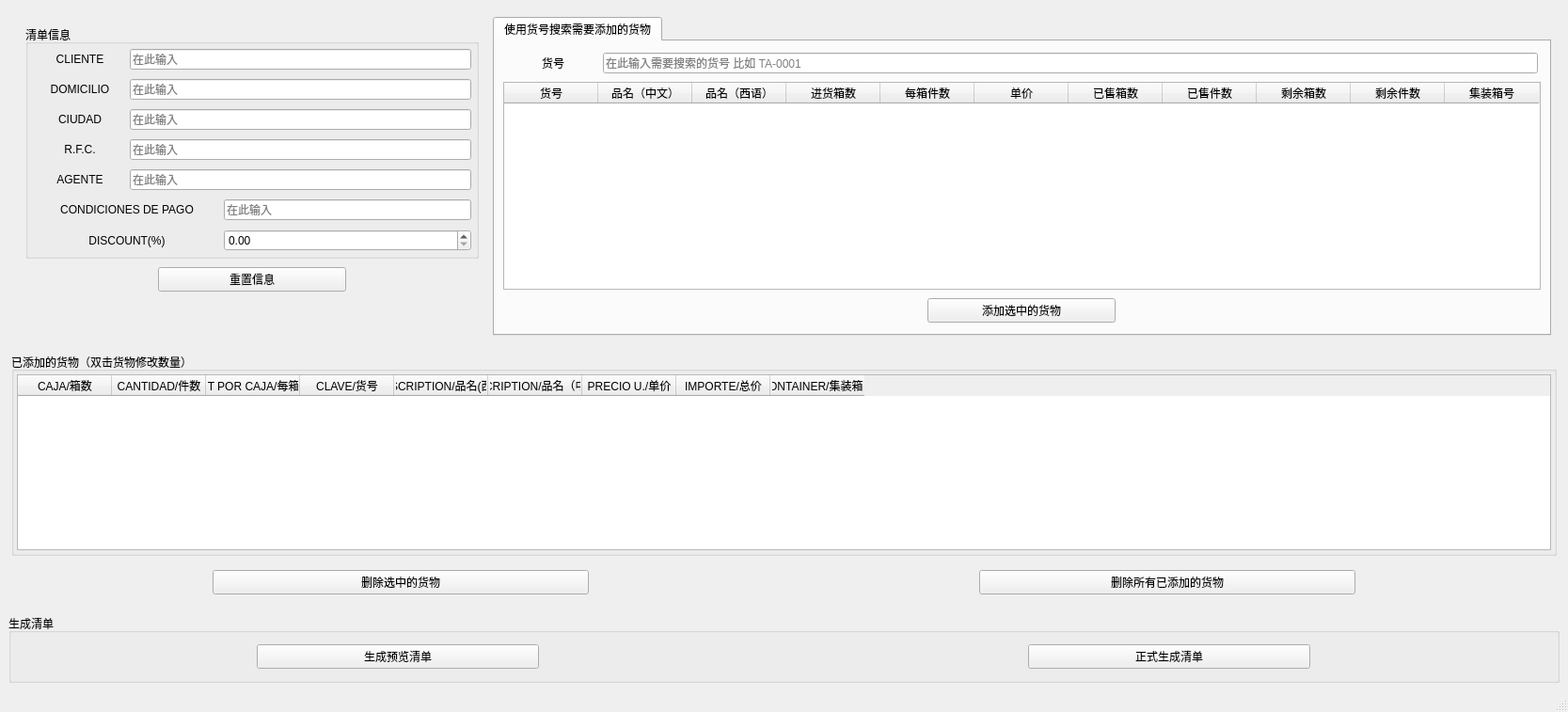
<?xml version="1.0" encoding="UTF-8"?>
<ui version="4.0">
 <class>CreateListWin</class>
 <widget class="QMainWindow" name="CreateListWin">
  <property name="geometry">
   <rect>
    <x>0</x>
    <y>0</y>
    <width>1667</width>
    <height>757</height>
   </rect>
  </property>
  <property name="windowTitle">
   <string>MainWindow</string>
  </property>
  <widget class="QWidget" name="centralwidget">
   <layout class="QVBoxLayout" name="verticalLayout_3">
    <item>
     <widget class="QWidget" name="widget_2" native="true">
      <layout class="QHBoxLayout" name="horizontalLayout_7">
       <item>
        <widget class="QWidget" name="widget_9" native="true">
         <property name="maximumSize">
          <size>
           <width>500</width>
           <height>16777215</height>
          </size>
         </property>
         <layout class="QVBoxLayout" name="verticalLayout">
          <item>
           <widget class="QGroupBox" name="client_info_GB">
            <property name="title">
             <string>清单信息</string>
            </property>
            <layout class="QVBoxLayout" name="verticalLayout_2">
             <property name="spacing">
              <number>10</number>
             </property>
             <property name="leftMargin">
              <number>5</number>
             </property>
             <property name="topMargin">
              <number>5</number>
             </property>
             <property name="rightMargin">
              <number>5</number>
             </property>
             <property name="bottomMargin">
              <number>5</number>
             </property>
             <item>
              <widget class="QWidget" name="CLIENTE_Container" native="true">
               <layout class="QHBoxLayout" name="horizontalLayout">
                <property name="spacing">
                 <number>3</number>
                </property>
                <property name="leftMargin">
                 <number>0</number>
                </property>
                <property name="topMargin">
                 <number>0</number>
                </property>
                <property name="rightMargin">
                 <number>0</number>
                </property>
                <property name="bottomMargin">
                 <number>0</number>
                </property>
                <item>
                 <widget class="QLabel" name="CLIENTE_label">
                  <property name="minimumSize">
                   <size>
                    <width>100</width>
                    <height>0</height>
                   </size>
                  </property>
                  <property name="text">
                   <string>CLIENTE</string>
                  </property>
                  <property name="alignment">
                   <set>Qt::AlignCenter</set>
                  </property>
                 </widget>
                </item>
                <item>
                 <widget class="QLineEdit" name="CLIENTE_LE">
                  <property name="text">
                   <string/>
                  </property>
                  <property name="placeholderText">
                   <string>在此输入</string>
                  </property>
                 </widget>
                </item>
               </layout>
              </widget>
             </item>
             <item>
              <widget class="QWidget" name="CLIENTE_Container_2" native="true">
               <layout class="QHBoxLayout" name="horizontalLayout_2">
                <property name="spacing">
                 <number>3</number>
                </property>
                <property name="leftMargin">
                 <number>0</number>
                </property>
                <property name="topMargin">
                 <number>0</number>
                </property>
                <property name="rightMargin">
                 <number>0</number>
                </property>
                <property name="bottomMargin">
                 <number>0</number>
                </property>
                <item>
                 <widget class="QLabel" name="DOMICILIO_label">
                  <property name="minimumSize">
                   <size>
                    <width>100</width>
                    <height>0</height>
                   </size>
                  </property>
                  <property name="text">
                   <string>DOMICILIO</string>
                  </property>
                  <property name="alignment">
                   <set>Qt::AlignCenter</set>
                  </property>
                 </widget>
                </item>
                <item>
                 <widget class="QLineEdit" name="DOMICILIO_LE">
                  <property name="text">
                   <string/>
                  </property>
                  <property name="placeholderText">
                   <string>在此输入</string>
                  </property>
                 </widget>
                </item>
               </layout>
              </widget>
             </item>
             <item>
              <widget class="QWidget" name="CLIENTE_Container_3" native="true">
               <layout class="QHBoxLayout" name="horizontalLayout_3">
                <property name="spacing">
                 <number>3</number>
                </property>
                <property name="leftMargin">
                 <number>0</number>
                </property>
                <property name="topMargin">
                 <number>0</number>
                </property>
                <property name="rightMargin">
                 <number>0</number>
                </property>
                <property name="bottomMargin">
                 <number>0</number>
                </property>
                <item>
                 <widget class="QLabel" name="CIUDAD_label">
                  <property name="minimumSize">
                   <size>
                    <width>100</width>
                    <height>0</height>
                   </size>
                  </property>
                  <property name="text">
                   <string>CIUDAD</string>
                  </property>
                  <property name="alignment">
                   <set>Qt::AlignCenter</set>
                  </property>
                 </widget>
                </item>
                <item>
                 <widget class="QLineEdit" name="CIUDAD_LE">
                  <property name="text">
                   <string/>
                  </property>
                  <property name="placeholderText">
                   <string>在此输入</string>
                  </property>
                 </widget>
                </item>
               </layout>
              </widget>
             </item>
             <item>
              <widget class="QWidget" name="CLIENTE_Container_4" native="true">
               <layout class="QHBoxLayout" name="horizontalLayout_4">
                <property name="spacing">
                 <number>3</number>
                </property>
                <property name="leftMargin">
                 <number>0</number>
                </property>
                <property name="topMargin">
                 <number>0</number>
                </property>
                <property name="rightMargin">
                 <number>0</number>
                </property>
                <property name="bottomMargin">
                 <number>0</number>
                </property>
                <item>
                 <widget class="QLabel" name="RFC_label">
                  <property name="minimumSize">
                   <size>
                    <width>100</width>
                    <height>0</height>
                   </size>
                  </property>
                  <property name="text">
                   <string>R.F.C.</string>
                  </property>
                  <property name="alignment">
                   <set>Qt::AlignCenter</set>
                  </property>
                 </widget>
                </item>
                <item>
                 <widget class="QLineEdit" name="RFC_LE">
                  <property name="text">
                   <string/>
                  </property>
                  <property name="placeholderText">
                   <string>在此输入</string>
                  </property>
                 </widget>
                </item>
               </layout>
              </widget>
             </item>
             <item>
              <widget class="QWidget" name="CLIENTE_Container_5" native="true">
               <layout class="QHBoxLayout" name="horizontalLayout_5">
                <property name="spacing">
                 <number>3</number>
                </property>
                <property name="leftMargin">
                 <number>0</number>
                </property>
                <property name="topMargin">
                 <number>0</number>
                </property>
                <property name="rightMargin">
                 <number>0</number>
                </property>
                <property name="bottomMargin">
                 <number>0</number>
                </property>
                <item>
                 <widget class="QLabel" name="AGENTE_label">
                  <property name="minimumSize">
                   <size>
                    <width>100</width>
                    <height>0</height>
                   </size>
                  </property>
                  <property name="text">
                   <string>AGENTE</string>
                  </property>
                  <property name="alignment">
                   <set>Qt::AlignCenter</set>
                  </property>
                 </widget>
                </item>
                <item>
                 <widget class="QLineEdit" name="AGENTE_LE">
                  <property name="text">
                   <string/>
                  </property>
                  <property name="placeholderText">
                   <string>在此输入</string>
                  </property>
                 </widget>
                </item>
               </layout>
              </widget>
             </item>
             <item>
              <widget class="QWidget" name="CLIENTE_Container_8" native="true">
               <layout class="QHBoxLayout" name="horizontalLayout_8">
                <property name="spacing">
                 <number>3</number>
                </property>
                <property name="leftMargin">
                 <number>0</number>
                </property>
                <property name="topMargin">
                 <number>0</number>
                </property>
                <property name="rightMargin">
                 <number>0</number>
                </property>
                <property name="bottomMargin">
                 <number>0</number>
                </property>
                <item>
                 <widget class="QLabel" name="CONDICIONES_label">
                  <property name="minimumSize">
                   <size>
                    <width>200</width>
                    <height>0</height>
                   </size>
                  </property>
                  <property name="maximumSize">
                   <size>
                    <width>200</width>
                    <height>16777215</height>
                   </size>
                  </property>
                  <property name="text">
                   <string>CONDICIONES DE PAGO</string>
                  </property>
                  <property name="alignment">
                   <set>Qt::AlignCenter</set>
                  </property>
                 </widget>
                </item>
                <item>
                 <widget class="QLineEdit" name="CONDICIONES_LE">
                  <property name="text">
                   <string/>
                  </property>
                  <property name="placeholderText">
                   <string>在此输入</string>
                  </property>
                 </widget>
                </item>
               </layout>
              </widget>
             </item>
             <item>
              <widget class="QWidget" name="CLIENTE_Container_10" native="true">
               <layout class="QHBoxLayout" name="horizontalLayout_17">
                <property name="spacing">
                 <number>3</number>
                </property>
                <property name="leftMargin">
                 <number>0</number>
                </property>
                <property name="topMargin">
                 <number>0</number>
                </property>
                <property name="rightMargin">
                 <number>0</number>
                </property>
                <property name="bottomMargin">
                 <number>0</number>
                </property>
                <item>
                 <widget class="QLabel" name="discount_label">
                  <property name="minimumSize">
                   <size>
                    <width>200</width>
                    <height>0</height>
                   </size>
                  </property>
                  <property name="maximumSize">
                   <size>
                    <width>200</width>
                    <height>16777215</height>
                   </size>
                  </property>
                  <property name="text">
                   <string>DISCOUNT(%)</string>
                  </property>
                  <property name="alignment">
                   <set>Qt::AlignCenter</set>
                  </property>
                 </widget>
                </item>
                <item>
                 <widget class="QDoubleSpinBox" name="discount_SB">
                  <property name="decimals">
                   <number>2</number>
                  </property>
                  <property name="maximum">
                   <double>100.000000000000000</double>
                  </property>
                  <property name="singleStep">
                   <double>1.000000000000000</double>
                  </property>
                 </widget>
                </item>
               </layout>
              </widget>
             </item>
            </layout>
           </widget>
          </item>
          <item>
           <widget class="QWidget" name="widget" native="true">
            <layout class="QHBoxLayout" name="horizontalLayout_6">
             <property name="spacing">
              <number>3</number>
             </property>
             <property name="leftMargin">
              <number>3</number>
             </property>
             <property name="topMargin">
              <number>3</number>
             </property>
             <property name="rightMargin">
              <number>3</number>
             </property>
             <property name="bottomMargin">
              <number>3</number>
             </property>
             <item>
              <widget class="QPushButton" name="reset_list_info_btn">
               <property name="maximumSize">
                <size>
                 <width>200</width>
                 <height>16777215</height>
                </size>
               </property>
               <property name="cursor">
                <cursorShape>PointingHandCursor</cursorShape>
               </property>
               <property name="text">
                <string>重置信息</string>
               </property>
              </widget>
             </item>
            </layout>
           </widget>
          </item>
          <item>
           <spacer name="verticalSpacer">
            <property name="orientation">
             <enum>Qt::Vertical</enum>
            </property>
            <property name="sizeHint" stdset="0">
             <size>
              <width>20</width>
              <height>40</height>
             </size>
            </property>
           </spacer>
          </item>
         </layout>
        </widget>
       </item>
       <item>
        <widget class="QTabWidget" name="searchModel_TW">
         <property name="currentIndex">
          <number>0</number>
         </property>
         <widget class="QWidget" name="searchModel">
          <attribute name="title">
           <string>使用货号搜索需要添加的货物</string>
          </attribute>
          <layout class="QVBoxLayout" name="verticalLayout_8">
           <item>
            <widget class="QWidget" name="widget_13" native="true">
             <layout class="QHBoxLayout" name="horizontalLayout_19">
              <property name="spacing">
               <number>3</number>
              </property>
              <property name="leftMargin">
               <number>3</number>
              </property>
              <property name="topMargin">
               <number>3</number>
              </property>
              <property name="rightMargin">
               <number>3</number>
              </property>
              <property name="bottomMargin">
               <number>3</number>
              </property>
              <item>
               <widget class="QLabel" name="model_code_for_search_label">
                <property name="minimumSize">
                 <size>
                  <width>100</width>
                  <height>0</height>
                 </size>
                </property>
                <property name="text">
                 <string>货号</string>
                </property>
                <property name="alignment">
                 <set>Qt::AlignCenter</set>
                </property>
               </widget>
              </item>
              <item>
               <widget class="QLineEdit" name="model_code_for_search_LE">
                <property name="inputMask">
                 <string/>
                </property>
                <property name="text">
                 <string/>
                </property>
                <property name="placeholderText">
                 <string>在此输入需要搜索的货号 比如 TA-0001</string>
                </property>
               </widget>
              </item>
             </layout>
            </widget>
           </item>
           <item>
            <widget class="QTableWidget" name="searched_models_table">
             <property name="editTriggers">
              <set>QAbstractItemView::NoEditTriggers</set>
             </property>
             <property name="selectionMode">
              <enum>QAbstractItemView::SingleSelection</enum>
             </property>
             <property name="selectionBehavior">
              <enum>QAbstractItemView::SelectRows</enum>
             </property>
             <column>
              <property name="text">
               <string>货号</string>
              </property>
             </column>
             <column>
              <property name="text">
               <string>品名（中文）</string>
              </property>
             </column>
             <column>
              <property name="text">
               <string>品名（西语）</string>
              </property>
             </column>
             <column>
              <property name="text">
               <string>进货箱数</string>
              </property>
             </column>
             <column>
              <property name="text">
               <string>每箱件数</string>
              </property>
             </column>
             <column>
              <property name="text">
               <string>单价</string>
              </property>
             </column>
             <column>
              <property name="text">
               <string>已售箱数</string>
              </property>
             </column>
             <column>
              <property name="text">
               <string>已售件数</string>
              </property>
             </column>
             <column>
              <property name="text">
               <string>剩余箱数</string>
              </property>
             </column>
             <column>
              <property name="text">
               <string>剩余件数</string>
              </property>
             </column>
             <column>
              <property name="text">
               <string>集装箱号</string>
              </property>
             </column>
            </widget>
           </item>
           <item>
            <widget class="QWidget" name="widget_7" native="true">
             <layout class="QHBoxLayout" name="horizontalLayout_15">
              <property name="spacing">
               <number>3</number>
              </property>
              <property name="leftMargin">
               <number>3</number>
              </property>
              <property name="topMargin">
               <number>3</number>
              </property>
              <property name="rightMargin">
               <number>3</number>
              </property>
              <property name="bottomMargin">
               <number>3</number>
              </property>
              <item>
               <widget class="QPushButton" name="add_selected_model_btn">
                <property name="maximumSize">
                 <size>
                  <width>200</width>
                  <height>16777215</height>
                 </size>
                </property>
                <property name="text">
                 <string>添加选中的货物</string>
                </property>
               </widget>
              </item>
             </layout>
            </widget>
           </item>
          </layout>
         </widget>
        </widget>
       </item>
      </layout>
     </widget>
    </item>
    <item>
     <widget class="QWidget" name="widget_10" native="true">
      <layout class="QVBoxLayout" name="verticalLayout_5">
       <property name="spacing">
        <number>3</number>
       </property>
       <property name="leftMargin">
        <number>3</number>
       </property>
       <property name="topMargin">
        <number>3</number>
       </property>
       <property name="rightMargin">
        <number>3</number>
       </property>
       <property name="bottomMargin">
        <number>3</number>
       </property>
       <item>
        <widget class="QGroupBox" name="added_models_GB">
         <property name="title">
          <string>已添加的货物（双击货物修改数量）</string>
         </property>
         <layout class="QVBoxLayout" name="verticalLayout_4">
          <property name="spacing">
           <number>3</number>
          </property>
          <property name="leftMargin">
           <number>3</number>
          </property>
          <property name="topMargin">
           <number>3</number>
          </property>
          <property name="rightMargin">
           <number>3</number>
          </property>
          <property name="bottomMargin">
           <number>3</number>
          </property>
          <item>
           <widget class="QTableWidget" name="added_models_table">
            <property name="enabled">
             <bool>true</bool>
            </property>
            <property name="editTriggers">
             <set>QAbstractItemView::NoEditTriggers</set>
            </property>
            <property name="selectionMode">
             <enum>QAbstractItemView::SingleSelection</enum>
            </property>
            <property name="selectionBehavior">
             <enum>QAbstractItemView::SelectRows</enum>
            </property>
            <attribute name="horizontalHeaderMinimumSectionSize">
             <number>40</number>
            </attribute>
            <column>
             <property name="text">
              <string>CAJA/箱数</string>
             </property>
            </column>
            <column>
             <property name="text">
              <string>CANTIDAD/件数</string>
             </property>
            </column>
            <column>
             <property name="text">
              <string>CANT POR CAJA/每箱件数</string>
             </property>
            </column>
            <column>
             <property name="text">
              <string>CLAVE/货号</string>
             </property>
            </column>
            <column>
             <property name="text">
              <string>DESCRIPTION/品名(西语)</string>
             </property>
            </column>
            <column>
             <property name="text">
              <string>DESCRIPTION/品名（中文）</string>
             </property>
            </column>
            <column>
             <property name="text">
              <string>PRECIO U./单价</string>
             </property>
            </column>
            <column>
             <property name="text">
              <string>IMPORTE/总价</string>
             </property>
            </column>
            <column>
             <property name="text">
              <string>CONTAINER/集装箱号</string>
             </property>
            </column>
           </widget>
          </item>
         </layout>
        </widget>
       </item>
       <item>
        <widget class="QWidget" name="widget_11" native="true">
         <layout class="QHBoxLayout" name="horizontalLayout_18">
          <item>
           <widget class="QWidget" name="widget_5" native="true">
            <layout class="QHBoxLayout" name="horizontalLayout_13">
             <property name="spacing">
              <number>3</number>
             </property>
             <property name="leftMargin">
              <number>3</number>
             </property>
             <property name="topMargin">
              <number>3</number>
             </property>
             <property name="rightMargin">
              <number>3</number>
             </property>
             <property name="bottomMargin">
              <number>3</number>
             </property>
             <item>
              <widget class="QPushButton" name="remove_selected_model_btn">
               <property name="maximumSize">
                <size>
                 <width>400</width>
                 <height>16777215</height>
                </size>
               </property>
               <property name="cursor">
                <cursorShape>PointingHandCursor</cursorShape>
               </property>
               <property name="text">
                <string>删除选中的货物</string>
               </property>
              </widget>
             </item>
            </layout>
           </widget>
          </item>
          <item>
           <widget class="QWidget" name="widget_6" native="true">
            <layout class="QHBoxLayout" name="horizontalLayout_14">
             <property name="spacing">
              <number>3</number>
             </property>
             <property name="leftMargin">
              <number>3</number>
             </property>
             <property name="topMargin">
              <number>3</number>
             </property>
             <property name="rightMargin">
              <number>3</number>
             </property>
             <property name="bottomMargin">
              <number>3</number>
             </property>
             <item>
              <widget class="QPushButton" name="reset_added_models_table_btn">
               <property name="maximumSize">
                <size>
                 <width>400</width>
                 <height>16777215</height>
                </size>
               </property>
               <property name="cursor">
                <cursorShape>PointingHandCursor</cursorShape>
               </property>
               <property name="text">
                <string>删除所有已添加的货物</string>
               </property>
              </widget>
             </item>
            </layout>
           </widget>
          </item>
         </layout>
        </widget>
       </item>
      </layout>
     </widget>
    </item>
    <item>
     <widget class="QGroupBox" name="generate_list_GB">
      <property name="title">
       <string>生成清单</string>
      </property>
      <layout class="QHBoxLayout" name="horizontalLayout_12">
       <property name="spacing">
        <number>3</number>
       </property>
       <property name="leftMargin">
        <number>3</number>
       </property>
       <property name="topMargin">
        <number>3</number>
       </property>
       <property name="rightMargin">
        <number>3</number>
       </property>
       <property name="bottomMargin">
        <number>3</number>
       </property>
       <item>
        <widget class="QWidget" name="widget_3" native="true">
         <layout class="QHBoxLayout" name="horizontalLayout_9">
          <item>
           <widget class="QPushButton" name="previewList_btn">
            <property name="maximumSize">
             <size>
              <width>300</width>
              <height>16777215</height>
             </size>
            </property>
            <property name="cursor">
             <cursorShape>PointingHandCursor</cursorShape>
            </property>
            <property name="text">
             <string>生成预览清单</string>
            </property>
           </widget>
          </item>
         </layout>
        </widget>
       </item>
       <item>
        <widget class="QWidget" name="widget_4" native="true">
         <layout class="QHBoxLayout" name="horizontalLayout_11">
          <item>
           <widget class="QPushButton" name="generatePDF_btn">
            <property name="maximumSize">
             <size>
              <width>300</width>
              <height>16777215</height>
             </size>
            </property>
            <property name="cursor">
             <cursorShape>PointingHandCursor</cursorShape>
            </property>
            <property name="text">
             <string>正式生成清单</string>
            </property>
           </widget>
          </item>
         </layout>
        </widget>
       </item>
      </layout>
     </widget>
    </item>
   </layout>
  </widget>
  <widget class="QMenuBar" name="menubar">
   <property name="geometry">
    <rect>
     <x>0</x>
     <y>0</y>
     <width>1667</width>
     <height>21</height>
    </rect>
   </property>
  </widget>
  <widget class="QStatusBar" name="statusbar"/>
  <action name="addBack_action">
   <property name="text">
    <string>增加库存</string>
   </property>
  </action>
  <action name="change_excel_action">
   <property name="text">
    <string>更改库存文件路径</string>
   </property>
  </action>
 </widget>
 <resources/>
 <connections/>
</ui>
